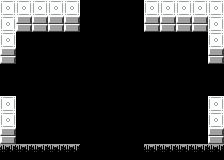

A 2D game scene composited from a Tiled map and its tileset images. What follows is a short description and the map's XML, with every tile layer's data as written:
An orthogonal 14x10 tile map with 16x16 px tiles, 1 tile layer (Tile Layer 1).

<map version="1.9" tiledversion="1.9.0" orientation="orthogonal" renderorder="right-down" width="14" height="10" tilewidth="16" tileheight="16" infinite="0" nextlayerid="2" nextobjectid="1">
 <tileset firstgid="1" source="../room_tileset.tsx" />
 <layer id="1" name="Tile Layer 1" width="14" height="10">
  <data encoding="csv">
4,4,4,4,4,1,1,1,1,4,4,4,4,4,
4,3,3,3,3,1,1,1,1,3,3,3,3,4,
4,1,1,1,1,1,1,1,1,1,1,1,1,4,
3,1,1,1,1,1,1,1,1,1,1,1,1,3,
1,1,1,1,1,1,1,1,1,1,1,1,1,1,
1,1,1,1,1,1,1,1,1,1,1,1,1,1,
4,1,1,1,1,1,1,1,1,1,1,1,1,4,
4,1,1,1,1,1,1,1,1,1,1,1,1,4,
3,1,1,1,1,1,1,1,1,1,1,1,1,3,
5,5,5,5,5,1,1,1,1,5,5,5,5,5
</data>
 </layer>
</map>
